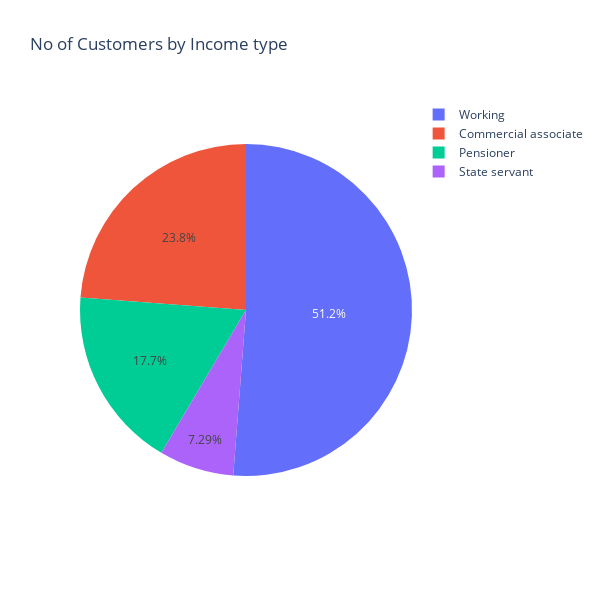

The code cell stored with this chart in its notebook:
### Code cell
fig = px.pie(cc, names='Type_Income', title='No of Customers by Income type',width=600,height=600)
fig.show()

### Figure 1 — Plotly figure (JSON) as saved in the notebook; plotly's stock layout.template omitted (floating-point values rounded to 4 significant figures; data arrays with more than 128 entries replaced by an {"elided": "..."} marker saying what was removed)
{"data": [{"domain": {"x": [0, 1], "y": [0, 1]}, "hovertemplate": "Type_Income=%{label}<extra></extra>", "labels": {"elided": "1386 str values"}, "legendgroup": "", "name": "", "showlegend": true, "type": "pie"}], "layout": {"height": 600, "legend": {"tracegroupgap": 0}, "title": {"text": "No of Customers by Income type"}, "width": 600}}
